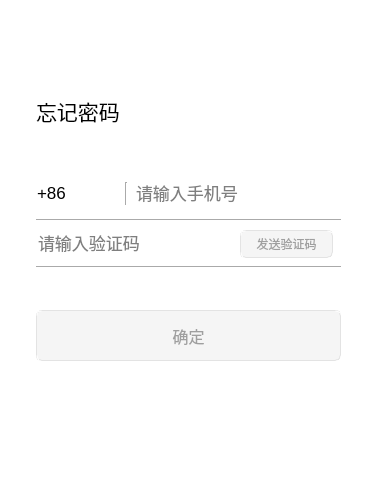
<?xml version="1.0" encoding="UTF-8"?>
<ui version="4.0">
 <class>forgetpass</class>
 <widget class="QWidget" name="forgetpass">
  <property name="geometry">
   <rect>
    <x>0</x>
    <y>0</y>
    <width>371</width>
    <height>500</height>
   </rect>
  </property>
  <property name="windowTitle">
   <string>Form</string>
  </property>
  <widget class="QWidget" name="ForgetPass" native="true">
   <property name="geometry">
    <rect>
     <x>0</x>
     <y>0</y>
     <width>371</width>
     <height>501</height>
    </rect>
   </property>
   <property name="styleSheet">
    <string notr="true">QWidget{background-color: rgb(255, 255, 255)}</string>
   </property>
   <widget class="QLabel" name="label">
    <property name="geometry">
     <rect>
      <x>36</x>
      <y>90</y>
      <width>121</width>
      <height>41</height>
     </rect>
    </property>
    <property name="font">
     <font>
      <family>Adobe 黑体 Std R</family>
      <pointsize>16</pointsize>
     </font>
    </property>
    <property name="text">
     <string>忘记密码</string>
    </property>
   </widget>
   <widget class="QLineEdit" name="ddnum">
    <property name="geometry">
     <rect>
      <x>134</x>
      <y>172</y>
      <width>205</width>
      <height>41</height>
     </rect>
    </property>
    <property name="font">
     <font>
      <family>Arial</family>
      <pointsize>13</pointsize>
     </font>
    </property>
    <property name="styleSheet">
     <string notr="true">QLineEdit{border-with: 0; border-style: outset}</string>
    </property>
    <property name="text">
     <string/>
    </property>
    <property name="dragEnabled">
     <bool>false</bool>
    </property>
    <property name="placeholderText">
     <string>请输入手机号</string>
    </property>
   </widget>
   <widget class="Line" name="line_3">
    <property name="geometry">
     <rect>
      <x>116</x>
      <y>182</y>
      <width>20</width>
      <height>23</height>
     </rect>
    </property>
    <property name="orientation">
     <enum>Qt::Vertical</enum>
    </property>
   </widget>
   <widget class="Line" name="line_1">
    <property name="geometry">
     <rect>
      <x>36</x>
      <y>257</y>
      <width>305</width>
      <height>20</height>
     </rect>
    </property>
    <property name="styleSheet">
     <string notr="true">color: rgb(250, 250, 250)</string>
    </property>
    <property name="orientation">
     <enum>Qt::Horizontal</enum>
    </property>
   </widget>
   <widget class="Line" name="line_2">
    <property name="geometry">
     <rect>
      <x>36</x>
      <y>212</y>
      <width>305</width>
      <height>16</height>
     </rect>
    </property>
    <property name="orientation">
     <enum>Qt::Horizontal</enum>
    </property>
   </widget>
   <widget class="QLineEdit" name="ddpass">
    <property name="geometry">
     <rect>
      <x>36</x>
      <y>222</y>
      <width>305</width>
      <height>41</height>
     </rect>
    </property>
    <property name="font">
     <font>
      <family>Arial</family>
      <pointsize>13</pointsize>
     </font>
    </property>
    <property name="styleSheet">
     <string notr="true">QLineEdit{border-with: 0; border-style: outset}</string>
    </property>
    <property name="echoMode">
     <enum>QLineEdit::Normal</enum>
    </property>
    <property name="placeholderText">
     <string>请输入验证码</string>
    </property>
   </widget>
   <widget class="QPushButton" name="sendVeriCode">
    <property name="geometry">
     <rect>
      <x>240</x>
      <y>230</y>
      <width>93</width>
      <height>28</height>
     </rect>
    </property>
    <property name="styleSheet">
     <string notr="true">QPushButton { background-color: rgb(245, 245, 245); color: rgb(159, 159, 159); border:1px groove rgb(227, 227, 227);border-radius:5px; padding:2px 4px;}</string>
    </property>
    <property name="text">
     <string>发送验证码</string>
    </property>
    <property name="flat">
     <bool>false</bool>
    </property>
   </widget>
   <widget class="QPushButton" name="login">
    <property name="geometry">
     <rect>
      <x>36</x>
      <y>310</y>
      <width>305</width>
      <height>51</height>
     </rect>
    </property>
    <property name="font">
     <font>
      <family>Adobe Myungjo Std M</family>
      <pointsize>12</pointsize>
     </font>
    </property>
    <property name="styleSheet">
     <string notr="true">QPushButton { background-color: rgb(245, 245, 245); color: rgb(159, 159, 159); border:1px groove rgb(227, 227, 227);border-radius:5px; padding:2px 4px;}</string>
    </property>
    <property name="text">
     <string>确定</string>
    </property>
   </widget>
   <widget class="QPushButton" name="areanum_2">
    <property name="geometry">
     <rect>
      <x>36</x>
      <y>172</y>
      <width>81</width>
      <height>41</height>
     </rect>
    </property>
    <property name="font">
     <font>
      <family>Arial</family>
      <pointsize>13</pointsize>
     </font>
    </property>
    <property name="cursor">
     <cursorShape>PointingHandCursor</cursorShape>
    </property>
    <property name="contextMenuPolicy">
     <enum>Qt::ActionsContextMenu</enum>
    </property>
    <property name="styleSheet">
     <string notr="true">QPushButton {text-align:left; border: 1px solid rgba(0,0,0,0); } QPushButton::menu-indicator {subcontrol-position: right center; subcontrol-origin: padding}</string>
    </property>
    <property name="text">
     <string>+86        </string>
    </property>
    <property name="flat">
     <bool>true</bool>
    </property>
   </widget>
   <widget class="QLabel" name="warning">
    <property name="geometry">
     <rect>
      <x>36</x>
      <y>33</y>
      <width>298</width>
      <height>45</height>
     </rect>
    </property>
    <property name="text">
     <string/>
    </property>
    <property name="pixmap">
     <pixmap resource="img/imgsource.qrc">:/invalidePhone.PNG</pixmap>
    </property>
   </widget>
   <widget class="QLabel" name="warning_1">
    <property name="geometry">
     <rect>
      <x>36</x>
      <y>33</y>
      <width>298</width>
      <height>45</height>
     </rect>
    </property>
    <property name="text">
     <string/>
    </property>
    <property name="pixmap">
     <pixmap resource="img/imgsource.qrc">:/wrongVerifycode.PNG</pixmap>
    </property>
   </widget>
   <zorder>label</zorder>
   <zorder>ddnum</zorder>
   <zorder>line_1</zorder>
   <zorder>line_2</zorder>
   <zorder>ddpass</zorder>
   <zorder>sendVeriCode</zorder>
   <zorder>login</zorder>
   <zorder>areanum_2</zorder>
   <zorder>line_3</zorder>
   <zorder>warning</zorder>
   <zorder>warning_1</zorder>
  </widget>
 </widget>
 <resources>
  <include location="img/imgsource.qrc"/>
 </resources>
 <connections/>
</ui>
